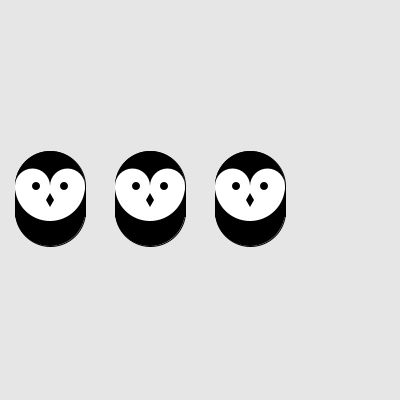
Frame 1 (no input)
Frame 60 (the mouse pressed at the canvas centre just before this capture): identical to frame 1, image omitted
Frame 120 (the mouse held since frame 60 and released just before this capture): identical to frame 1, image omitted

The Processing sketch that drew this single still picture (run headless with seeded random() and noise(); from frame 60 on, the mouse is pressed at the canvas centre):

// Processing sketch: sketch_140606_9
// ── sketch_140606_9.pde
void drawLeftEye(float x,float y){
  fill(255);
  ellipse(x,y,35,35);
  fill(0);
  ellipse(x+3.5,y,8,8);
}

void drawRightEye(float x,float y){
  fill( 255 );
  ellipse(x, y, 35, 35);
  fill( 0 );
  ellipse(x-3.5, y, 8, 8);
}

void drawOwl(float x,float y){
pushMatrix();
stroke(0);
fill(0);
ellipse(x,y-14,70,70);
ellipse(x,y+11,70,70);
rect(x-35,y-14,70,30);
noStroke();
fill(255);
arc(x,y-14,70,70,0,PI);
drawLeftEye(x-17.5,y-14);
drawRightEye(x+17.5,y-14);
fill(0);
quad(x,y-7, x+4,y, x,y+7, x-4,y);
popMatrix();
}

void setup() {
  size(400, 400);
  smooth();
}

void draw() {
  background(230);
  drawOwl( 50 ,height/2);
  drawOwl( 150 ,height/2);
  drawOwl( 250 ,height/2);
}
